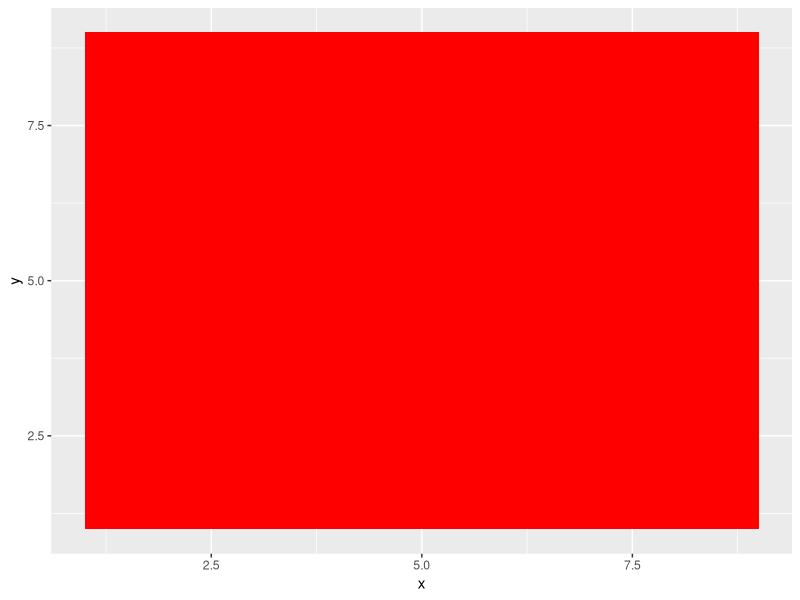
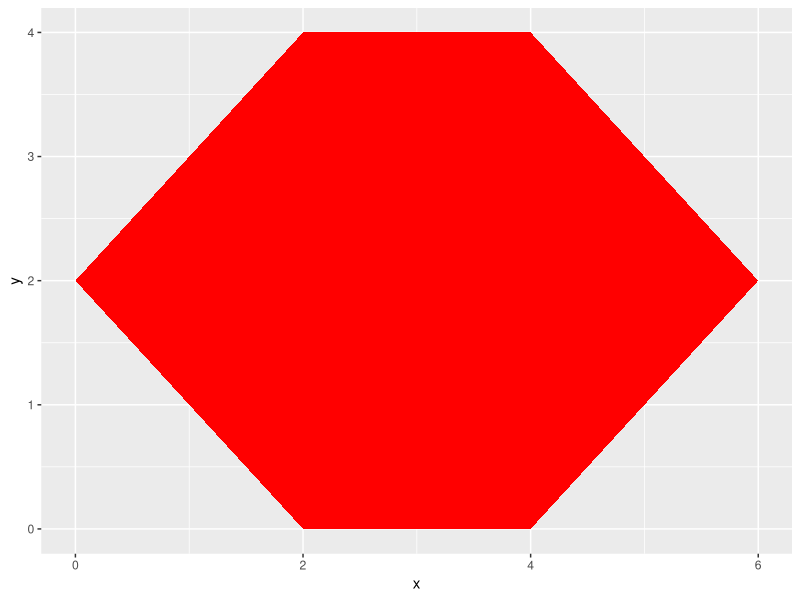
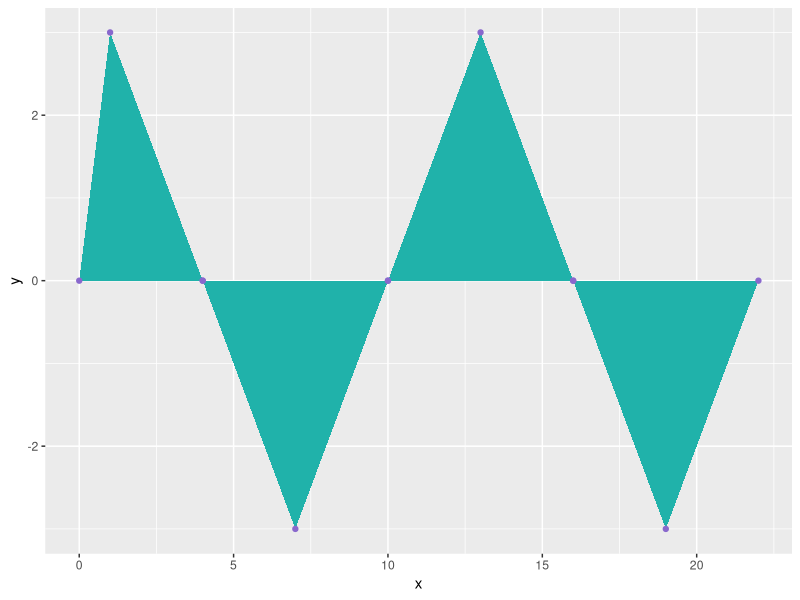
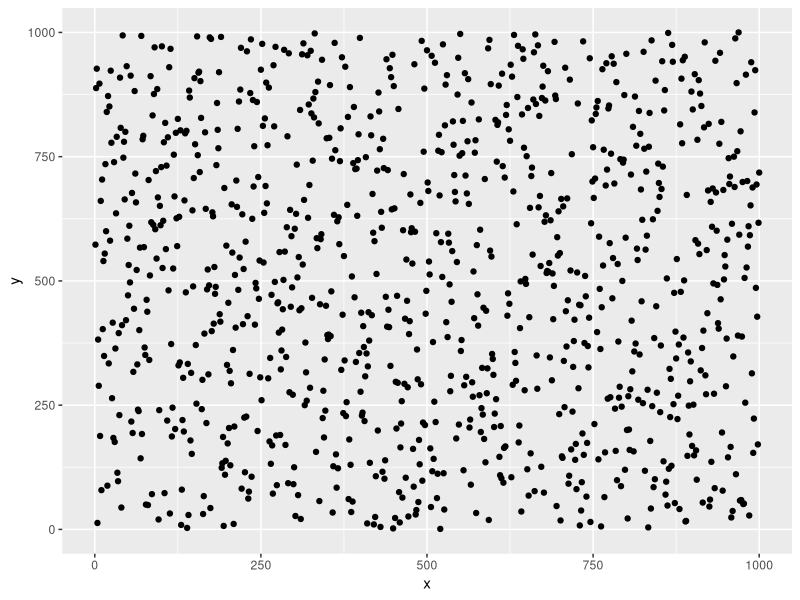
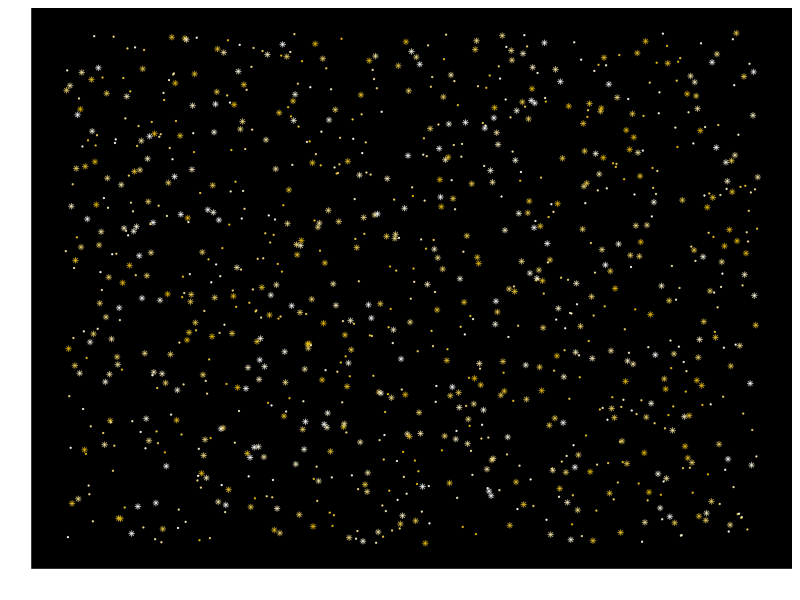

The R script that drew these images, in order: (Note: this script raises an error after producing the figures.)
## ---- chunk 1
knitr::opts_chunk$set(
  fig.path = "images/"
)
library(tidyverse)
cuadrado <- tibble(x = c(1,9,9,1),
                   y = c(1,1,9,9))
## ---- chunk 2
cuadrado %>% 
  ggplot(aes(x = x, y = y))+
  geom_polygon(fill = "red")
## ---- chunk 3
hexagono <- tibble(x= c(0,2,4,6,4,2),
                   y=c(2,0,0,2,4,4))

hexagono %>% 
  ggplot(aes(x = x, y = y))+
  geom_polygon(fill = "red")

cruzado <- tibble(x=c(0, 4,7,10,16,19,22,16,13,10,4,1),
                  y=c(0,0,-3,0,0,-3,0,0,3,0,0,3))

cruzado %>% 
  ggplot(aes(x = x, y = y))+
  geom_polygon(fill = "lightseagreen")+
  geom_point(color = "mediumpurple3")
## ---- chunk 4
random_points <- tibble(x = 1:1000,
                        y = sample(1:1000))

random_points %>% 
  ggplot(aes(x=x, y=y))+
  geom_point()

estrellas <- c("#FFFFFF","#FCF7E1","#FAEFC3","#F7E6A5","#F4DE87","#F1D669","#EFCE4B","#ECC52D","#E9BD0F")

# con colores randomizados:
random_points %>% 
  ggplot(aes(x=x, y=y))+
  geom_point(color = sample(estrellas, nrow(random_points), replace = TRUE), 
             size = sample(0.01:1.10, nrow(random_points), replace = TRUE),
             shape = 8,
             alpha = 0.7)+
  labs(x = "",y="")+
  theme(axis.text = element_blank(),
        axis.ticks = element_blank(),
        plot.background = element_blank(),
        panel.background = element_rect(fill = "black"),
        panel.grid = element_blank())
## ---- chunk 5
cruzado <- tibble(x=c(0, 4,7,10,16,19,22,16,13,10,4,1),
                  y=c(0,0,-3,0,0,-3,0,0,3,0,0,3))

cruzado %>% 
  ggplot(aes(x = x, y = y))+
  geom_polygon(fill = "lightseagreen")+
  geom_point(color = "mediumpurple3")+
  geom_point(data = puntos, aes(x=x, y=y, 
                                size = sample(0:1.5, nrow(puntos),
                                              replace = TRUE)), 
             inherit.aes = FALSE)+
  theme(legend.position = "none")

puntos <- tibble(x = c(2.5, 7.5, 12.5, 18),
                 y = c(-1.9, 2, -1.9, 2))
